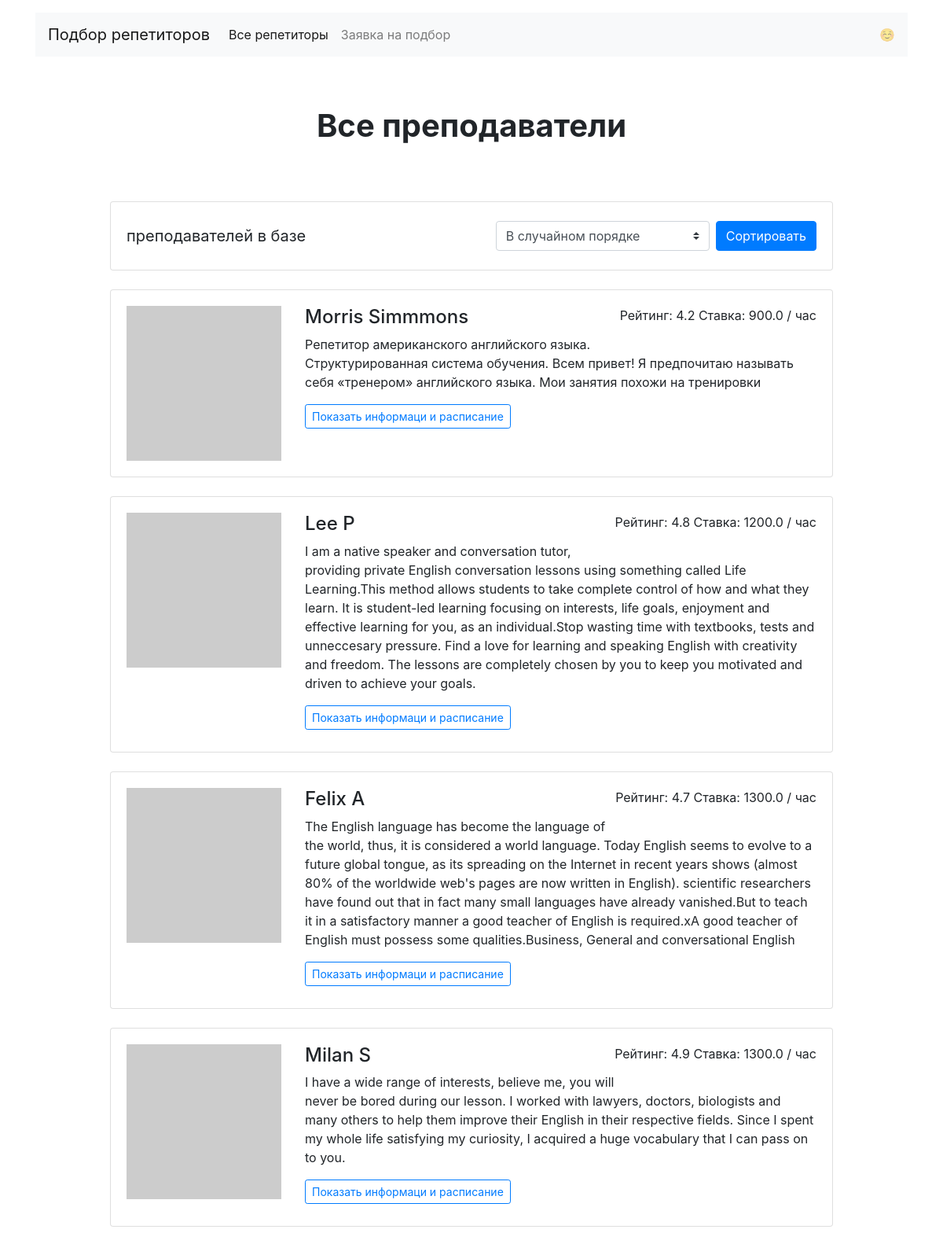
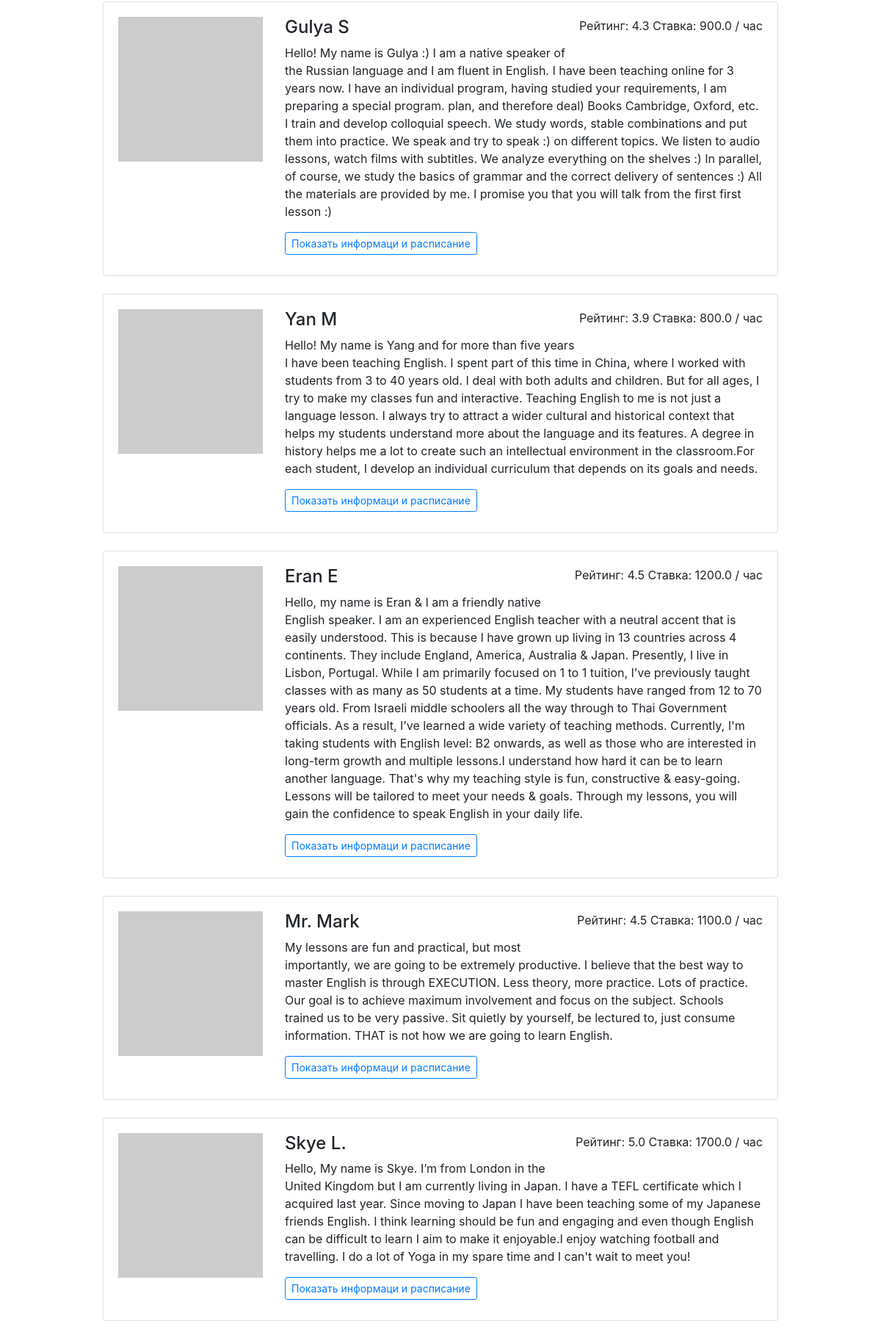
Screenshot of /all (upper part) with the database file from the repository (2 pictures, top to bottom).
### app.py (models this page shows)
class Teacher(db.Model):
    __tablename__ = "teachers"
    id = db.Column(db.Integer, primary_key=True)
    name = db.Column(db.String(50), nullable=False, unique=True)
    about = db.Column(db.String(250), nullable=False, unique=True)
    rating = db.Column(db.Float, nullable=False)
    picture = db.Column(db.String, nullable=False)
    price = db.Column(db.Float, nullable=False)
    free = db.Column(db.JSON, nullable=False)
    goals = db.relationship("Goal", secondary=teachers_goals_association, back_populates="teachers")
    bookings = db.relationship("Booking", back_populates="teacher")

### app.py (the view)
@app.route("/all", methods=["POST", "GET"])
def all_():
    form = SelectSorting()
    teachers = db.session.query(Teacher)
    if req.method == "GET":
        return render_template("all.html", teachers=teachers, form=form)
    sorting_option = form.sorting.data
    temp = sort_teachers(teachers, sorting_option)
    return render_template("all.html", form=form, teachers=temp)

### app.py
class SelectSorting(FlaskForm):
    sorting = SelectField('Сортировка', choices=[('1', 'В случайном порядке'), ('2', 'Сначала лучшие по рейтингу'),
                                                 ('3', 'Сначала дорогие'), ('4', 'Сначала недорогие')])

### templates/all.html (shortened to what this page needs)
{% extends 'base.html' %}
{% block container %}
<main class="container mt-3">
    <h1 class="h1 text-center w-50 mx-auto mt-1 py-5 mb-4"><strong>Все преподаватели</strong></h1>
    <div class="row">
        <div class="col-12 col-lg-10 offset-lg-1 m-auto">
            <div class="card mb-4">
                <div class="card-body align-right">
                    <p class="lead float-left d-inline-block mt-2 mb-0"><strong>{{ length_ }} преподавателей в
                        базе</strong></p>
                    <form class="float-right d-inline-block" method="post">
                        <div class="form-inline">
                            {{ form.sorting(class_="custom-select my-1 mr-2") }}
                            <button type="submit" class="btn btn-primary my-1">Сортировать</button>
                        </div>
                    </form>
                </div>
            </div>
            {% for teacher in teachers %}
            <div class="card mb-4">
                <div class="card-body">
                    <div class="row">
                        <div class="col-3"><img src="{{ teacher.picture }}" class="img-fluid" alt=""></div>
                        <div class="col-9">
                            <p class="float-right">Рейтинг: {{ teacher.rating }} Ставка: {{ teacher.price }} / час</p>
                            <h2 class="h4">{{ teacher.name }}</h2>
                            <p>{{ teacher.about }}</p>
                            <a href="/profiles/{{ teacher.id }}" class="btn btn-outline-primary btn-sm mr-3 mb-2">Показать
                                информаци и
                                расписание</a>
                        </div>
                    </div>
                </div>
            </div>
            {% endfor %}
        </div>
    </div>
</main>
{% endblock %}

### templates/base.html (shortened to what this page needs)
<!DOCTYPE html>
<html lang="ru">
<head>
    <link rel="stylesheet" href="https://stackpath.bootstrapcdn.com/bootstrap/4.3.1/css/bootstrap.min.css"
>
</head>
<body>
<header class="container mt-3">
    <nav class="navbar navbar-expand-lg navbar-light bg-light">
        <a class="navbar-brand" href="/">Подбор репетиторов</a>
        <div class="collapse navbar-collapse" id="navbarNav">
            <ul class="navbar-nav">
                {% set links = {"/all": "Все репетиторы", "/request/": "Заявка на подбор"} %}
                {% for k, v in links.items() %}
                <li class="nav-item {% if request.path == k %}active{% endif %}">
                    <a class="nav-link" href="{{ k }}">{{ v }}</a>
                </li>
                {% endfor %}
            </ul>
        </div>
        <span class="navbar-text d-sm-none d-lg-block">
        ☺️
      </span>
    </nav>
</header>
{% block container %}
{% endblock %}
</body>
</html>

### rows the page displays
Teacher: rating "4.2", price "900.0", name "Morris Simmmons", about "Репетитор американского английского языка. Структурированная система обучения. Всем привет! Я предпочитаю называть себя «тренером» английского языка. Мои занятия похожи на тренировки"
Teacher: rating "4.8", price "1200.0", name "Lee P", about "I am a native speaker and conversation tutor, providing private English conversation lessons using something called Life Learning.This method allows students to take complete control of how and what they learn. It is student-led learning focusing on interests, life goals, enjoyment and effective learning for you, as an individual.Stop wasting time with textbooks, tests and unneccesary pressure. Find a love for learning and speaking English with creativity and freedom. The lessons are completely chosen by you to keep you motivated and driven to achieve your goals."
Teacher: rating "4.7", price "1300.0", name "Felix A", about "The English language has become the language of the world, thus, it is considered a world language. Today English seems to evolve to a future global tongue, as its spreading on the Internet in recent years shows (almost 80% of the worldwide web's pages are now written in English). scientific researchers have found out that in fact many small languages have already vanished.But to teach it in a satisfactory manner a good teacher of English is required.xA good teacher of English must possess some qualities.Business, General and conversational English"
Teacher: rating "4.9", price "1300.0", name "Milan S", about "I have a wide range of interests, believe me, you will never be bored during our lesson. I worked with lawyers, doctors, biologists and many others to help them improve their English in their respective fields. Since I spent my whole life satisfying my curiosity, I acquired a huge vocabulary that I can pass on to you."
Teacher: rating "4.3", price "900.0", name "Gulya S", about "Hello! My name is Gulya :) I am a native speaker of the Russian language and I am fluent in English. I have been teaching online for 3 years now. I have an individual program, having studied your requirements, I am preparing a special program. plan, and therefore deal) Books Cambridge, Oxford, etc. I train and develop colloquial speech. We study words, stable combinations and put them into practice. We speak and try to speak :) on different topics. We listen to audio lessons, watch films with subtitles. We analyze everything on the shelves :) In parallel, of course, we study the basics of grammar and the correct delivery of sentences :) All the materials are provided by me. I promise you…"
Teacher: rating "3.9", price "800.0", name "Yan M", about "Hello! My name is Yang and for more than five years I have been teaching English. I spent part of this time in China, where I worked with students from 3 to 40 years old. I deal with both adults and children. But for all ages, I try to make my classes fun and interactive. Teaching English to me is not just a language lesson. I always try to attract a wider cultural and historical context that helps my students understand more about the language and its features. A degree in history helps me a lot to create such an intellectual environment in the classroom.For each student, I develop an individual curriculum that depends on its goals and needs."
Teacher: rating "4.5", price "1200.0", name "Eran E", about "Hello, my name is Eran & I am a friendly native English speaker. I am an experienced English teacher with a neutral accent that is easily understood. This is because I have grown up living in 13 countries across 4 continents. They include England, America, Australia & Japan. Presently, I live in Lisbon, Portugal. While I am primarily focused on 1 to 1 tuition, I’ve previously taught classes with as many as 50 students at a time. My students have ranged from 12 to 70 years old. From Israeli middle schoolers all the way through to Thai Government officials. As a result, I’ve learned a wide variety of teaching methods. Currently, I'm taking students with English level: B2 onwards, as well as…"
Teacher: rating "4.5", price "1100.0", name "Mr. Mark", about "My lessons are fun and practical, but most importantly, we are going to be extremely productive. I believe that the best way to master English is through EXECUTION. Less theory, more practice. Lots of practice. Our goal is to achieve maximum involvement and focus on the subject. Schools trained us to be very passive. Sit quietly by yourself, be lectured to, just consume information. THAT is not how we are going to learn English."
Teacher: rating "5.0", price "1700.0", name "Skye L.", about "Hello, My name is Skye. I’m from London in the United Kingdom but I am currently living in Japan. I have a TEFL certificate which I acquired last year. Since moving to Japan I have been teaching some of my Japanese friends English. I think learning should be fun and engaging and even though English can be difficult to learn I aim to make it enjoyable.I enjoy watching football and travelling. I do a lot of Yoga in my spare time and I can't wait to meet you!"

### other values shown
{{ v }} "Все репетиторы" "Заявка на подбор"
